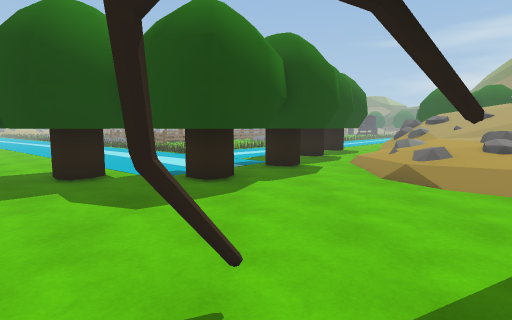
view 1 (above)

24 first-person views from a walk through a 3-D level made in the Unity game engine. The camera is 1.5 m above the floor, tilts 6° down and sees 80° across. The floor is counted in squares, 1 m on a side. Each view is taken from the middle of a square. On the plan, view 1 faces up. The plan holds only what a view shows up to about 15 squares ahead; the rest is blank. The place goes on beyond the plan.

view 2
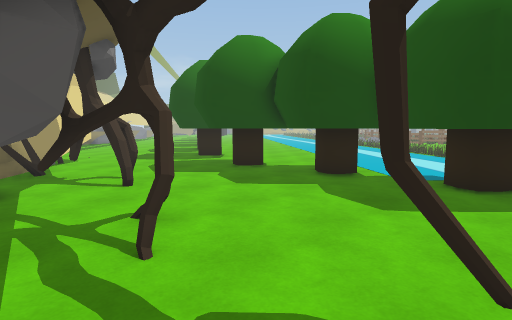

view 3
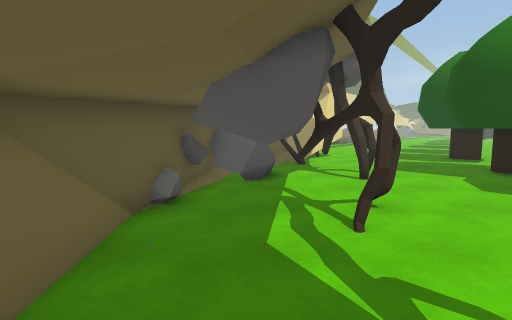

view 4
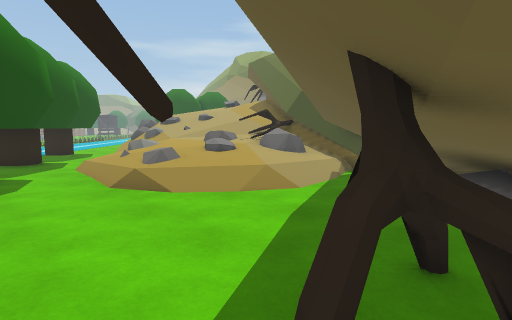

view 5
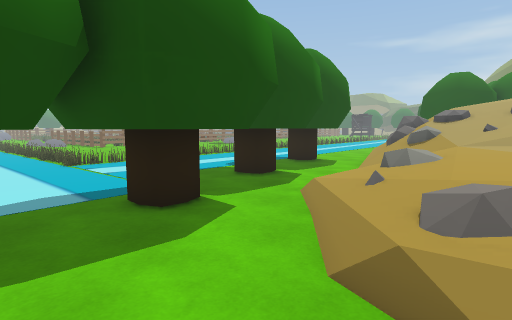

view 6
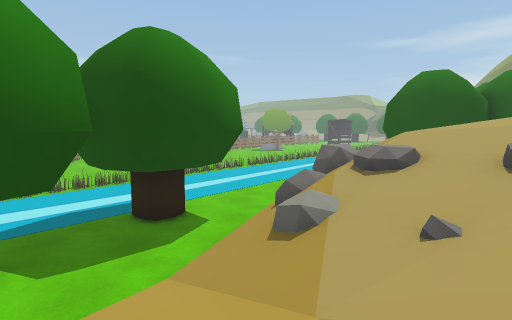

view 7
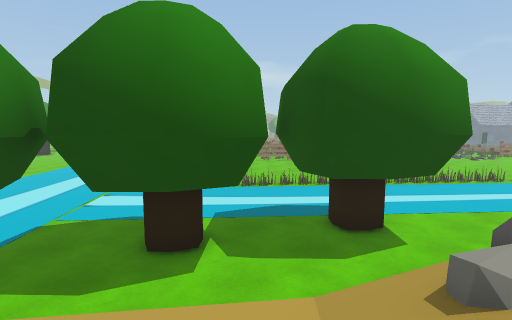

view 8
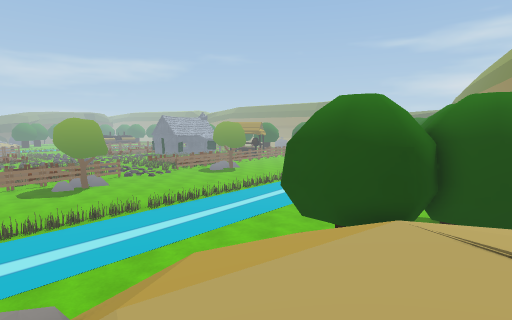

view 9
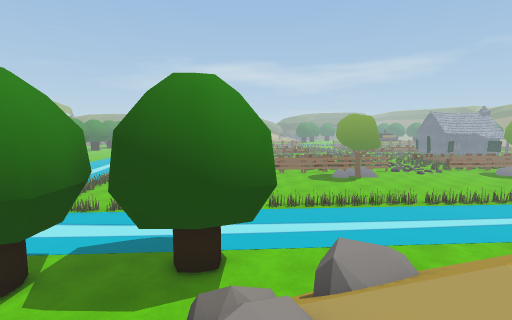

view 10
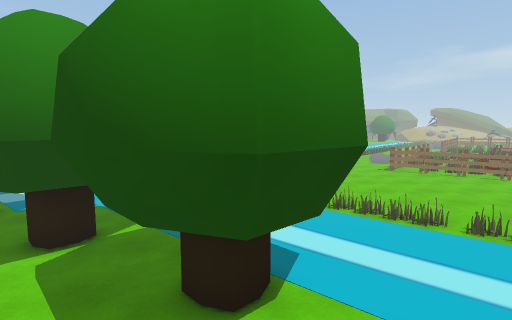

view 11
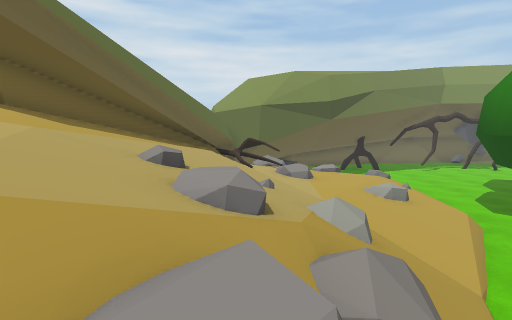

view 12
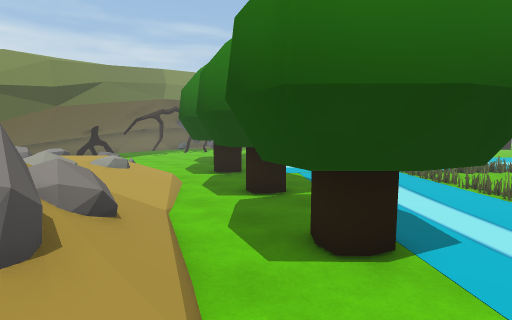

view 13
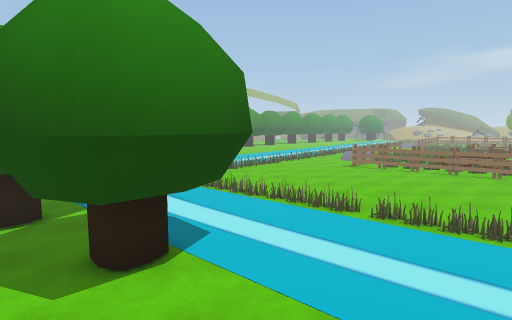

view 14
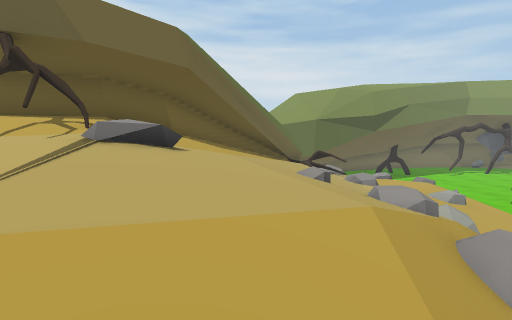

view 15
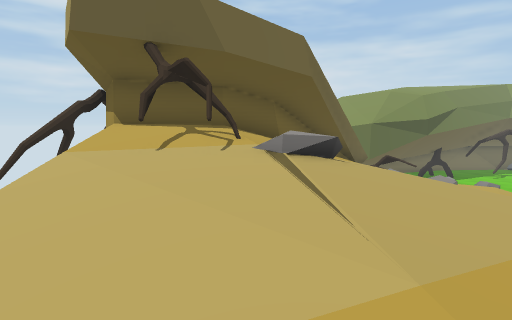

view 16
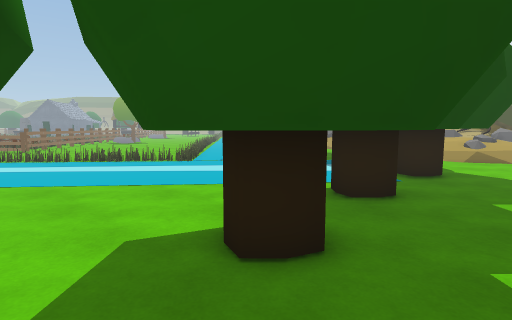

view 17
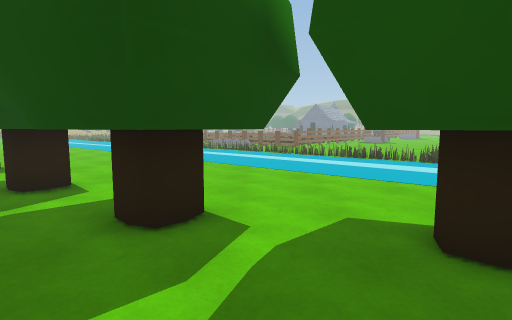

view 18
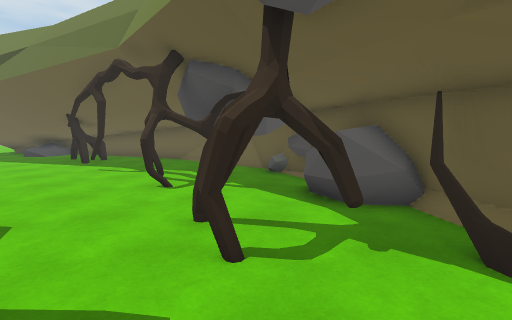

view 19
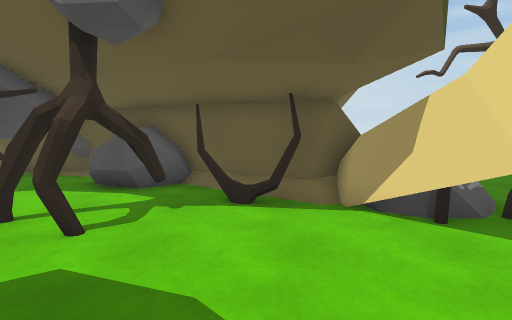

view 20
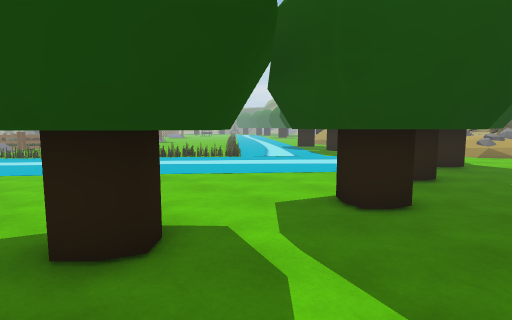

view 21
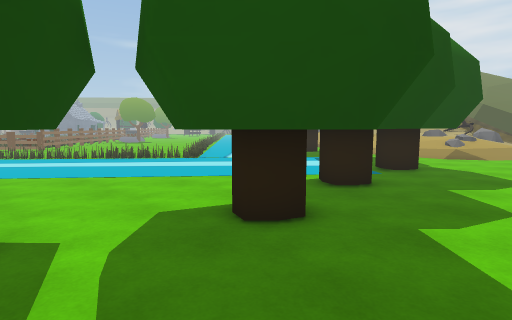

view 22
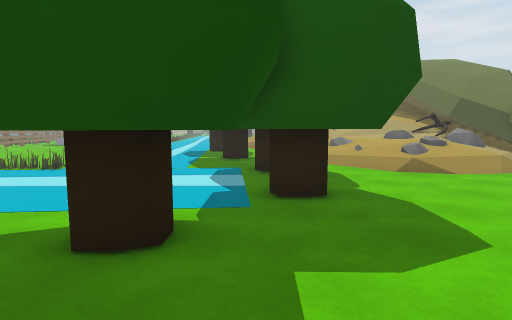

view 23
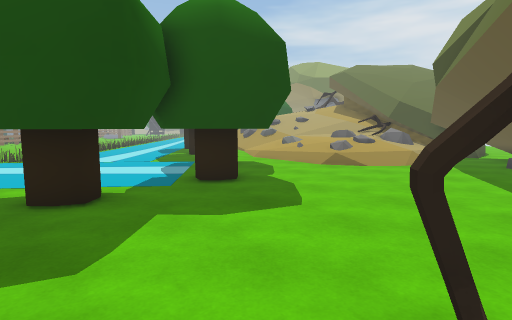

view 24
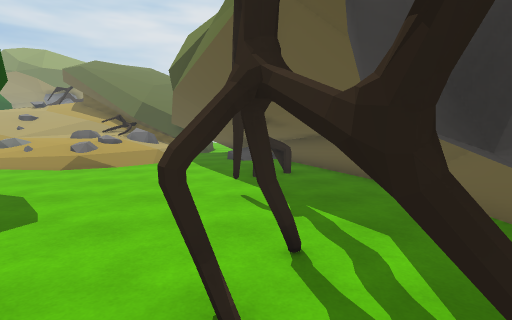

### Floor plan
Key: @ floor where view 1 was taken; # wall or solid block; x gap in a wall; . main floor; : floor 0.5 m higher than the main floor; + floor 0.75 m higher than the main floor; * floor 1 m higher than the main floor; % floor 2 m higher than the main floor; & floor 2.75 m higher than the main floor; $ floor 3 m higher than the main floor; / step, stairs or slope; = window, fence, low wall or low ledge; ~ liquid the walk can cross; T tree; H thing the floor can be seen under or through; O other object.
Columns run from 15 left of view 1 to 18 right of it. Each row starts with its distance up from view 1.
 32           ..........  OO~~~~~~.
 31           ...........O.~~~~~~..
 30           ..........OO~~~~~~....
 29           .........OO~~~~~~.....
 28           .........O~~~~~~....
 27           ........O~~~~~~...  T
 26           .......O~~~~~~...  TTTTT
 25   ~        .....O~~~~~~...    TTTT
 24   ~~O.     ....OO~~~~~~../===  T#
 23   ~~~OO   .....O~~~~~~...// // /
 22  ~~~~~OO  ....O~~~~~TT../ ///////
 21  ~~~~~~OO.....~~~~~ TTT.//////&///
 20  ~~~~~~~OO..O~~~~~~TTTT///////&&//
 19  ~~~~~~~~OOO~~~~~~..TT//==////&$$&
 18  .~~~~~~~~.O~~~~~TTT../////////$#=
 17  ..~~~~~~~~~~~~~~TTTT./////////###
 16  ...~~~~~~~~~~~~ TTT.//////////##
 15  ....~~~~~~~~~... TT.///////// ###
 14  ......~~~~~~~~~T.../////////###
 13  .......~~~~~~~ TTT////*/////##
 12   .......~~~~~TTTTT///***//%##
 11   TT.....  ~~  TTT../+*////##
 10 TTTT.TT  T  TT T...//***=//#
  9 TTTT.TTTTTTTTTTT...//+////##
  8 ..T.TTTT.TTT.TTT.../////=x#
  7  ....TT.............////::#
  6 ......................//###
  5 ........................###
  4 #......................####
  3 ##...HHH.........#... ####
  2  ##=......##..#=..#######
  1  ####....###......####=
  0     ###=.##....@.##===
 -1      #####...... ==
 -2         ####===##
 -3             ###

Positions as (right, up) in squares from view 1, and headings:
1: (0, 0), facing up
2: (0, 0), facing up-left
3: (1, 0), facing left
4: (1, 1), facing up-right
5: (3, 6), facing up
6: (8, 12), facing up
7: (9, 13), facing up-left
8: (13, 17), facing up
9: (12, 16), facing up-left
10: (10, 21), facing left
11: (10, 21), facing down
12: (10, 23), facing down-left
13: (11, 23), facing left
14: (13, 23), facing down
15: (16, 23), facing down
16: (-12, 6), facing up-right
17: (-12, 5), facing up
18: (-12, 6), facing down-right
19: (-12, 8), facing down
20: (-15, 6), facing up-right
21: (-13, 5), facing up-right
22: (-7, 5), facing up-right
23: (-7, 2), facing up-right
24: (-7, 2), facing right
